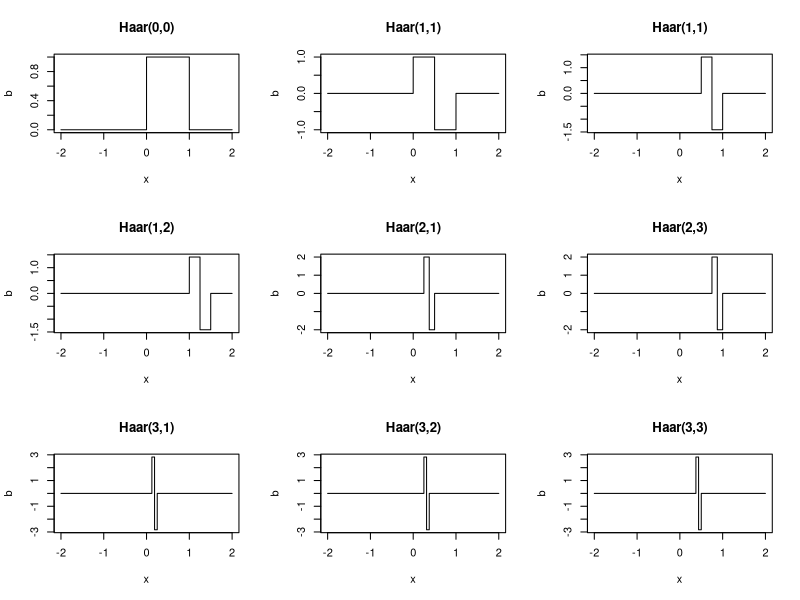
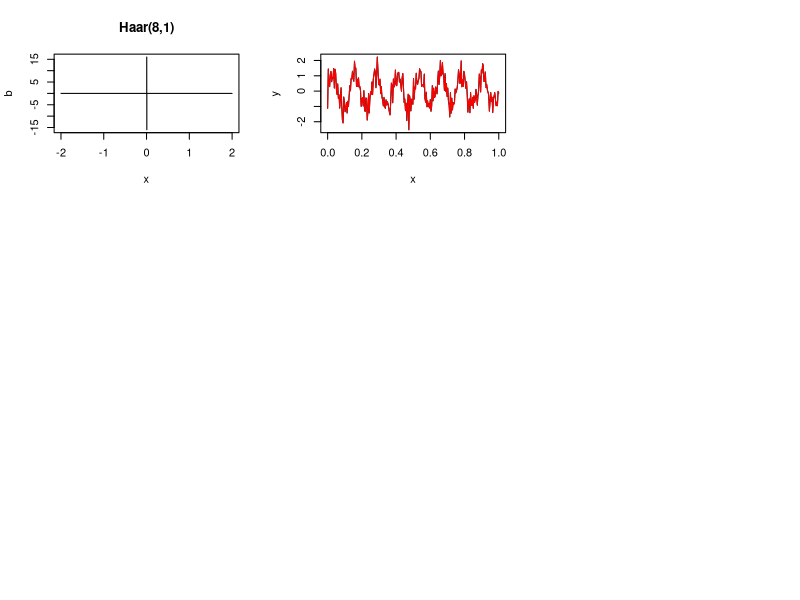

These figures' R source, in order:
father <- function(x){
  result = rep(0, length(x))
  result[which((x >=0) & (x <= 1))] = 1
  
  return(result)
}

haar_father <- function(x, j, k){
  return(2^(j/2)*(father(2^j*x - k)))
}

mother <- function(x){
  return(father(2*x) - father(2*x-1))  
}

haar_mother <- function(x, j, k){
  return(2^(j/2)*(mother(2^j*x - k)))
}
# plot some haar basis
par(mfrow=c(3,3))

x = seq(-2,2, length.out = 8192)
b = haar_father(x, 0, 0)
plot(x, b, type = 'l', main = 'Haar(0,0)')

b = haar_mother(x, 0,0)
plot(x, b, type = 'l', main = 'Haar(1,1)')

b = haar_mother(x, 1,1)
plot(x, b, type = 'l', main = 'Haar(1,1)')

b = haar_mother(x, 1, 2)
plot(x, b, type = 'l', main = 'Haar(1,2)')

b = haar_mother(x, 2, 1)
plot(x, b, type = 'l', main = 'Haar(2,1)')

b = haar_mother(x, 2, 3)
plot(x, b, type = 'l', main = 'Haar(2,3)')

b = haar_mother(x, 3, 1)
plot(x, b, type = 'l', main = 'Haar(3,1)')

b = haar_mother(x, 3, 2)
plot(x, b, type = 'l', main = 'Haar(3,2)')

b = haar_mother(x, 3, 3)
plot(x, b, type = 'l', main = 'Haar(3,3)')

b = haar_mother(x, 8, 1)
plot(x, b, type = 'l', main = 'Haar(8,1)')


# code for wavelet transforming
fcof = c(1/sqrt(2),1/sqrt(2))
mcof = c(1/sqrt(2), -1/sqrt(2))

N = 8
J = log(N, 2)

# using dynamic programming to do the transformation
basis_coeff <- function(y){
  raw_coeffs = rep(0, N*2)  
  raw_coeffs[(N+1):(N*2)] = y[1:N]
  ret_coeffs = rep(0, N)
  
  for(j in (J-1):0){
    for(k in 0:(2^j-1)){
        raw_coeffs[2^j + 1 + k] = fcof[1]*(raw_coeffs[2^(j+1)+1 + 2*k]) + 
                                  fcof[2]*(raw_coeffs[2^(j+1)+1 + 2*k + 1])
        
        ret_coeffs[2^j + 1 + k] = mcof[1]*(raw_coeffs[2^(j+1)+1 + 2*k]) + 
                                  mcof[2]*(raw_coeffs[2^(j+1)+1 + 2*k + 1])
    }
  }
  
  ret_coeffs[1] = raw_coeffs[2]
  
  return(ret_coeffs*2^(-J/2))
}

transform_func <- function(x, coeffs){
  ret = coeffs[1] * father(x)
  
  for(j in 0:(J-1)){
    for(k in 0:(2^j-1)){
      ret = ret + coeffs[2^j + 1 + k] * haar_mother(x, j, k)
    }
  }
  
  return(ret)
}

# testing case
N = 8
J = log(N,2)
x = seq(0,1,length.out = 8)
y = c(1, 0, -3, 2, 1, 0, 1, 2)

#coeffs should be c(1/2, -1/2, 1/(2*sqrt(2)), -1/(2*sqrt(2)), 1/4, -5/4, 1/4, -1/4)
coeffs = basis_coeff(y)

# using wavelet to reconstruct
N = 256
J = log(N, 2)
x = seq(0,1, length.out = N)
y = sin(50*x) + rnorm(N, 0, sd = 0.5)
plot(x,y, type = 'l')

coeffs = basis_coeff(y)
y_hat = transform_func(x, coeffs)
points(x, y_hat, type='l', col='red')
